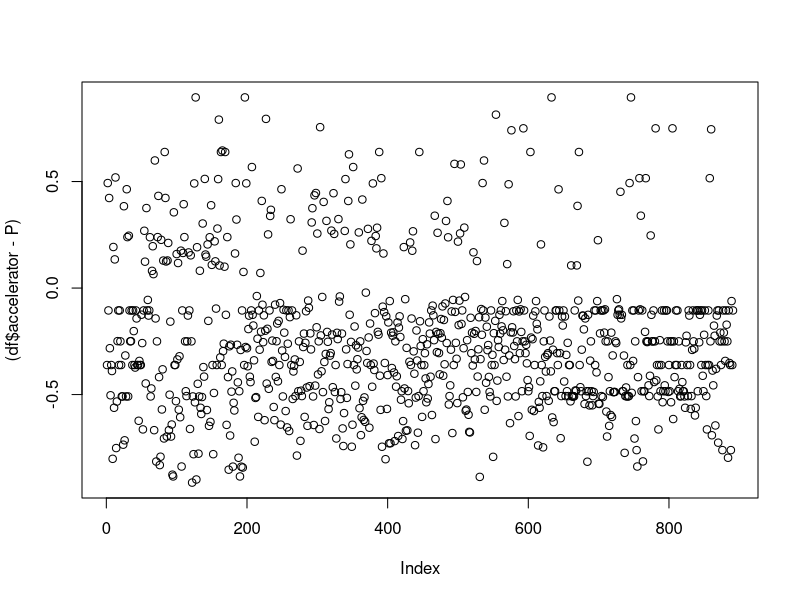

R code for this plot:
library(Matching)

df <- read.csv('predicted/df_with_na_with_ml.csv')

P <- df$lgbm_pred


match <- with(df, Match(procurement_after, 
                        accelerator,
                        P,
                        Weight=1,
                        caliper=0.2,
                        )
              )
summary(match)


df_tmp <- df
df_tmp$id <- 1:nrow(df_tmp)
df_pair <- cbind(df_tmp[match$index.treated, c('id', colnames(df))],
                 df_tmp[match$index.control, c('id', colnames(df))])
treat_cols <- list()
control_cols <- list()
for (i in 1: length(colnames(df))){
  new_name <- paste0('treat_', colnames(df)[i])
  treat_cols[i] <- new_name
  new_name <- paste0('control_', colnames(df)[i])
  control_cols[i] <- new_name
}
colnames(df_pair) = c('treat_id', treat_cols, 'control_id', control_cols)

for (col in c('capital',
              'procurement_before')){
  treat_colname <- paste0('treat_', col)
  control_colname <- paste0('control_', col)
  mean_treat <- mean(df_pair[, treat_colname], na.rm=TRUE)
  mean_control <- mean(df_pair[, control_colname], na.rm=TRUE)
  var_treat <- var(df_pair[, treat_colname], na.rm=TRUE)
  var_control <- var(df_pair[, control_colname], na.rm=TRUE)
  SD <- abs((mean_treat - mean_control) / sqrt((var_treat+var_control) / 2))
  print(paste0('SD_of_', col, ':', SD))
  print(paste0('Variance_ratio_of_', col,':', var_treat/var_control))
}


for (col in c('university',
              'venture',
              'enterprise',
              'energy_and_semiconductor',
              'finance',
              'ecology',
              'bio',
              'computer',
              'service')){
  treat_colname <- paste0('treat_', col)
  control_colname <- paste0('control_', col)
  mean_treat <- mean(df_pair[, treat_colname], na.rm=TRUE)
  mean_control <- mean(df_pair[, control_colname], na.rm=TRUE)
  SD <- abs((mean_treat - mean_control) / 
              sqrt((mean_treat*(1-mean_treat) + mean_control*(1-mean_control)) / 2))
  print(paste0('SD_of_', col, ':', SD))
}
plot((df$accelerator-P))
